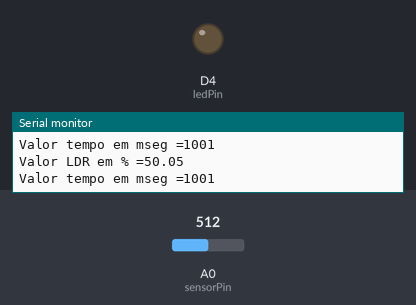
Recording of a sketch running on a simulated ESP8266 (NodeMCU). Shown: output pins drawn as LEDs (lit = HIGH), the last lines printed to the serial monitor. Dashed ring = blinking. Inputs (shaded band) come from the test bench; at power-on: A0 (sensorPin) = 512.

Above: at 2.8 s.
2.9 s: A0 (sensorPin) set to 122
6.4 s: A0 (sensorPin) set to 0
At 7.7 s:
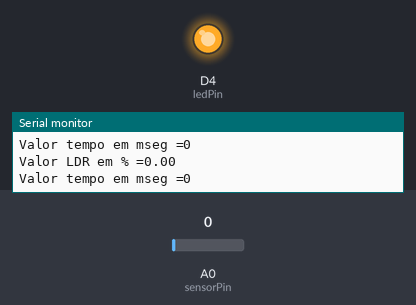
9.1 s: A0 (sensorPin) set to 20
At 9.26 s:
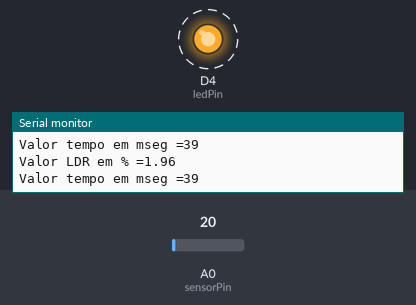
Timing chart, 0 to 18.6 s (numbered marks = the images above; inputs shaded):
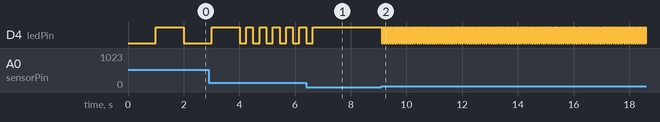

The sketch:

Exerc_cio_3.ino
```cpp
/* Exercicio 03
IoT na Prática com o ESP8266
Software para controle do Tempo de Pisca do LED */

int tempo = 0;        //Valor Tempo do led
int sensorPin = A0;     //Definindo A0 Entrada Analógica
const int ledPin = D4;   // D4 = GPIO2 LEDBuiltin
int analogValue = 0 ;   //Inicializa Variável Valor Entrada Analógica

void setup() {
Serial.begin(115200);    //Inicializa a serial
pinMode(ledPin, OUTPUT); //Incializa o ledPin  como saída
}

void loop() {

  Serial.print("Valor LDR em % =");      //Print Valor LDR em Porcentagem na Serial
  Serial.println(analogValue*100.0/1023.0);  //Print Valor em % da Entrada Analógica LDR na Serial
  analogValue = analogRead(sensorPin);   //Lendo Entrada Analógica

  tempo = map(analogValue, 0, 1023, 0, 2000);   //Converte e atribui para a variavel "tempo" o valor lido no LDR

  Serial.print("Valor tempo em mseg =");      //Print Valor LDR em Porcentagem na Serial
  Serial.println(tempo);  //Print Valor em % da Entrada Analógica LDR na Serial

  if (tempo>10) {
      digitalWrite(ledPin, LOW);   //Liga LED
      delay(tempo);                //Tempo Ligado
      digitalWrite(ledPin,HIGH);   //Desliga LED
      delay(tempo);                //Tempo Desligado
  } else {
      digitalWrite(ledPin,HIGH);    //Desliga LED
  }


}
```

Measured:
- after the input at 6.4 s, D4 (ledPin): goes on until 6.6 s, then stays HIGH
- after the input at 9.1 s, D4 (ledPin): alternates HIGH for 0.04 s and LOW for 0.04 s, starting at once
- by itself, D4 (ledPin): repeats every 0.48 s: LOW 0.24 s, HIGH 0.24 s
